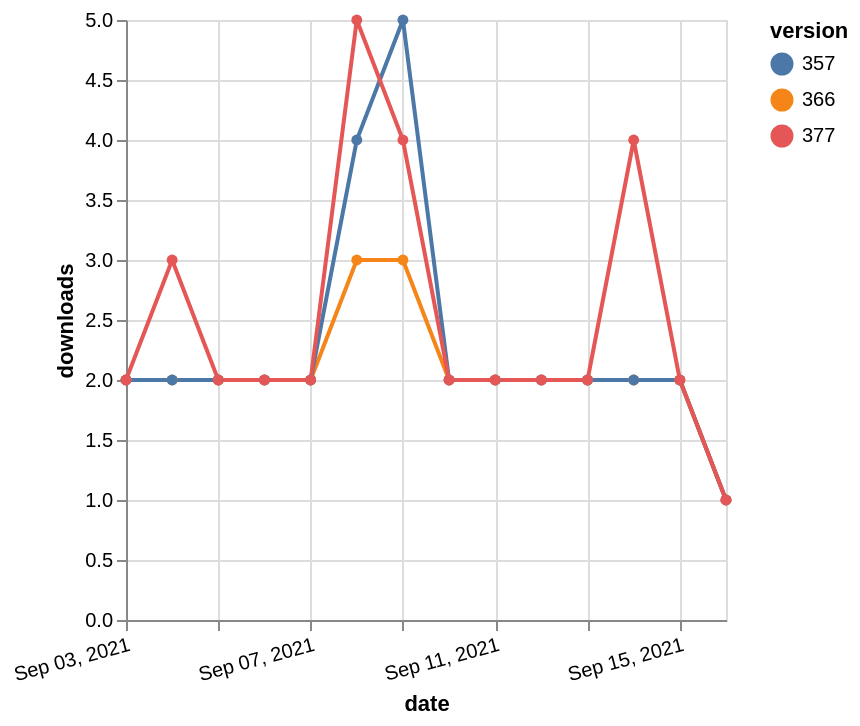

Vega-Lite specification stored for this chart:
### Vega-Lite specification from a JSON file in a GitHub repository (floating-point values rounded to 4 significant figures)
{"$schema": "https://vega.github.io/schema/vega-lite/v5.json", "description": "A simple bar chart with embedded data.", "data": {"values": [{"date": "2021-09-03", "total": 2281, "delta": 2, "version": "366"}, {"date": "2021-09-04", "total": 2283, "delta": 2, "version": "366"}, {"date": "2021-09-05", "total": 2285, "delta": 2, "version": "366"}, {"date": "2021-09-06", "total": 2287, "delta": 2, "version": "366"}, {"date": "2021-09-07", "total": 2289, "delta": 2, "version": "366"}, {"date": "2021-09-08", "total": 2292, "delta": 3, "version": "366"}, {"date": "2021-09-09", "total": 2295, "delta": 3, "version": "366"}, {"date": "2021-09-10", "total": 2297, "delta": 2, "version": "366"}, {"date": "2021-09-11", "total": 2299, "delta": 2, "version": "366"}, {"date": "2021-09-12", "total": 2301, "delta": 2, "version": "366"}, {"date": "2021-09-13", "total": 2303, "delta": 2, "version": "366"}, {"date": "2021-09-14", "total": 2305, "delta": 2, "version": "366"}, {"date": "2021-09-15", "total": 2307, "delta": 2, "version": "366"}, {"date": "2021-09-16", "total": 2308, "delta": 1, "version": "366"}, {"date": "2021-09-03", "total": 2830, "delta": 2, "version": "357"}, {"date": "2021-09-04", "total": 2832, "delta": 2, "version": "357"}, {"date": "2021-09-05", "total": 2834, "delta": 2, "version": "357"}, {"date": "2021-09-06", "total": 2836, "delta": 2, "version": "357"}, {"date": "2021-09-07", "total": 2838, "delta": 2, "version": "357"}, {"date": "2021-09-08", "total": 2842, "delta": 4, "version": "357"}, {"date": "2021-09-09", "total": 2847, "delta": 5, "version": "357"}, {"date": "2021-09-10", "total": 2849, "delta": 2, "version": "357"}, {"date": "2021-09-11", "total": 2851, "delta": 2, "version": "357"}, {"date": "2021-09-12", "total": 2853, "delta": 2, "version": "357"}, {"date": "2021-09-13", "total": 2855, "delta": 2, "version": "357"}, {"date": "2021-09-14", "total": 2857, "delta": 2, "version": "357"}, {"date": "2021-09-15", "total": 2859, "delta": 2, "version": "357"}, {"date": "2021-09-16", "total": 2860, "delta": 1, "version": "357"}, {"date": "2021-09-03", "total": 2075, "delta": 2, "version": "377"}, {"date": "2021-09-04", "total": 2078, "delta": 3, "version": "377"}, {"date": "2021-09-05", "total": 2080, "delta": 2, "version": "377"}, {"date": "2021-09-06", "total": 2082, "delta": 2, "version": "377"}, {"date": "2021-09-07", "total": 2084, "delta": 2, "version": "377"}, {"date": "2021-09-08", "total": 2089, "delta": 5, "version": "377"}, {"date": "2021-09-09", "total": 2093, "delta": 4, "version": "377"}, {"date": "2021-09-10", "total": 2095, "delta": 2, "version": "377"}, {"date": "2021-09-11", "total": 2097, "delta": 2, "version": "377"}, {"date": "2021-09-12", "total": 2099, "delta": 2, "version": "377"}, {"date": "2021-09-13", "total": 2101, "delta": 2, "version": "377"}, {"date": "2021-09-14", "total": 2105, "delta": 4, "version": "377"}, {"date": "2021-09-15", "total": 2107, "delta": 2, "version": "377"}, {"date": "2021-09-16", "total": 2108, "delta": 1, "version": "377"}]}, "width": "container", "mark": {"type": "line", "point": {"filled": true}}, "encoding": {"x": {"field": "date", "type": "temporal", "timeUnit": "yearmonthdate", "title": "date", "axis": {"labelAngle": -15}}, "y": {"field": "delta", "type": "quantitative", "title": "downloads"}, "color": {"field": "version", "type": "nominal"}, "tooltip": {"field": "delta"}}}
